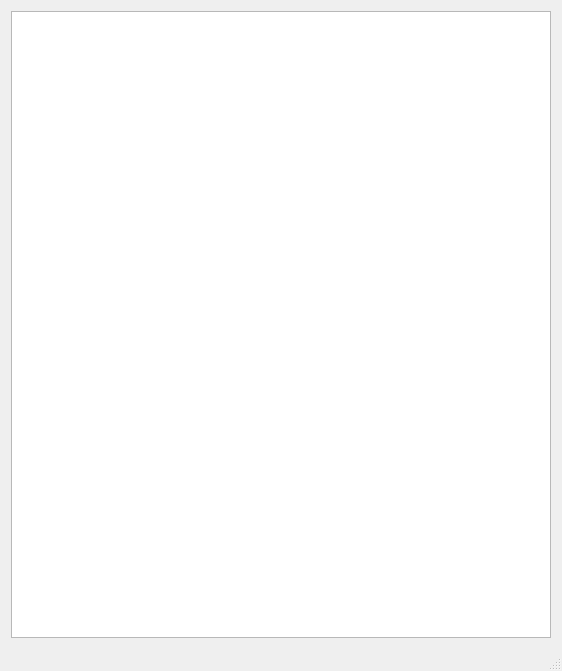
<?xml version="1.0" encoding="UTF-8"?>
<ui version="4.0">
 <class>MainWindow</class>
 <widget class="QMainWindow" name="MainWindow">
  <property name="geometry">
   <rect>
    <x>0</x>
    <y>0</y>
    <width>562</width>
    <height>671</height>
   </rect>
  </property>
  <property name="windowTitle">
   <string>RaspberryPi Terminal</string>
  </property>
  <widget class="QWidget" name="centralWidget">
   <layout class="QVBoxLayout" name="verticalLayout">
    <item>
     <widget class="QTextEdit" name="teTerminal">
      <property name="font">
       <font>
        <family>Ubuntu Mono</family>
        <pointsize>12</pointsize>
       </font>
      </property>
      <property name="readOnly">
       <bool>true</bool>
      </property>
     </widget>
    </item>
   </layout>
  </widget>
  <widget class="QMenuBar" name="menuBar">
   <property name="geometry">
    <rect>
     <x>0</x>
     <y>0</y>
     <width>562</width>
     <height>20</height>
    </rect>
   </property>
  </widget>
  <widget class="QStatusBar" name="statusBar"/>
 </widget>
 <layoutdefault spacing="6" margin="11"/>
 <resources/>
 <connections/>
</ui>
